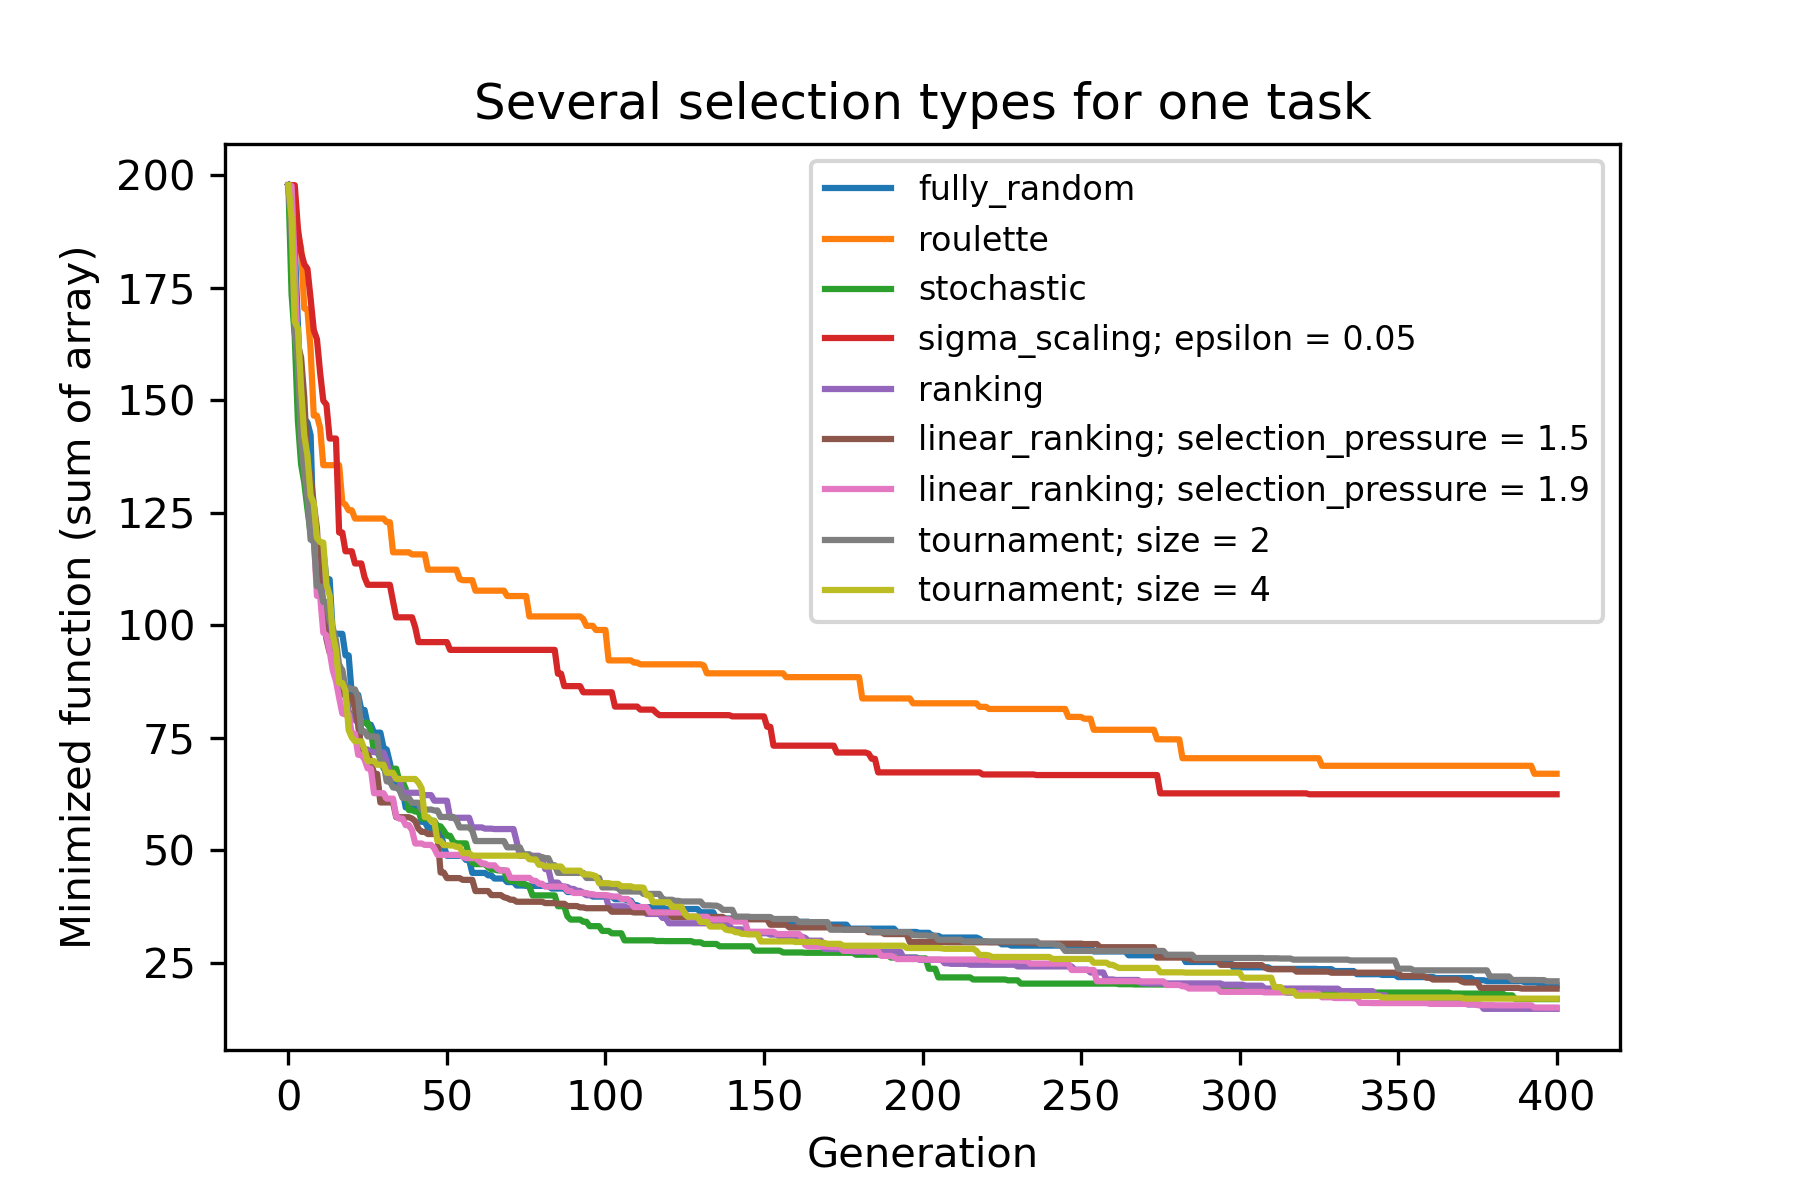

Here is the Python script that generated this plot:
# -*- coding: utf-8 -*-
"""
Created on Sun Nov 29 22:55:59 2020

@author: qtckp
"""

import sys
sys.path.append('..')


import numpy as np
import matplotlib.pyplot as plt

from geneticalgorithm2 import geneticalgorithm2 as ga
from geneticalgorithm2 import Selection

def f(X):
    return np.sum(X)

dim = 50
    
varbound = np.array([[0,10]]*dim)

selections = [
    (Selection.fully_random(),'fully_random'),
    (Selection.roulette(),'roulette'),
    (Selection.stochastic(),'stochastic'),
    (Selection.sigma_scaling(epsilon = 0.05),'sigma_scaling; epsilon = 0.05'),
    (Selection.ranking(),'ranking'),
    (Selection.linear_ranking(selection_pressure = 1.5),'linear_ranking; selection_pressure = 1.5'),
    (Selection.linear_ranking(selection_pressure = 1.9),'linear_ranking; selection_pressure = 1.9'),
    (Selection.tournament(tau = 2),'tournament; size = 2'),
    (Selection.tournament(tau = 4),'tournament; size = 4')
    ]


start_gen = np.random.uniform(0, 10, (100, dim))


for sel, lab in selections:
        
    model = ga(function=f, dimension=dim, 
               variable_type='real', 
               variable_boundaries=varbound,
               algorithm_parameters = {
                   'max_num_iteration': 400,
                   'selection_type': sel
                   })
    
    model.run(no_plot = True, start_generation={'variables':start_gen, 'scores': None})
    
    plt.plot(model.report, label = lab)

    
plt.xlabel('Generation')
plt.ylabel('Minimized function (sum of array)')
plt.title('Several selection types for one task')
plt.legend(fontsize=8)


plt.savefig("selections.png", dpi = 300)
plt.show()